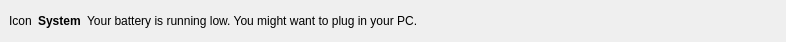
<?xml version="1.0" encoding="UTF-8"?>
<ui version="4.0">
 <class>NotificationDialog</class>
 <widget class="QDialog" name="NotificationDialog">
  <property name="geometry">
   <rect>
    <x>0</x>
    <y>0</y>
    <width>786</width>
    <height>42</height>
   </rect>
  </property>
  <property name="windowTitle">
   <string>NotificationDialog</string>
  </property>
  <property name="windowIcon">
   <iconset theme="theshell" resource="resources.qrc">
    <normaloff>:/icons/icon.svg</normaloff>:/icons/icon.svg</iconset>
  </property>
  <layout class="QHBoxLayout" name="horizontalLayout">
   <property name="spacing">
    <number>6</number>
   </property>
   <property name="leftMargin">
    <number>9</number>
   </property>
   <property name="topMargin">
    <number>9</number>
   </property>
   <property name="rightMargin">
    <number>9</number>
   </property>
   <property name="bottomMargin">
    <number>9</number>
   </property>
   <item>
    <widget class="QLabel" name="label">
     <property name="text">
      <string>Icon</string>
     </property>
    </widget>
   </item>
   <item>
    <widget class="QLabel" name="title">
     <property name="font">
      <font>
       <weight>75</weight>
       <bold>true</bold>
      </font>
     </property>
     <property name="text">
      <string>System</string>
     </property>
     <property name="alignment">
      <set>Qt::AlignLeading|Qt::AlignLeft|Qt::AlignVCenter</set>
     </property>
    </widget>
   </item>
   <item>
    <widget class="QLabel" name="body">
     <property name="sizePolicy">
      <sizepolicy hsizetype="Expanding" vsizetype="Preferred">
       <horstretch>0</horstretch>
       <verstretch>0</verstretch>
      </sizepolicy>
     </property>
     <property name="text">
      <string>Your battery is running low. You might want to plug in your PC.</string>
     </property>
     <property name="wordWrap">
      <bool>true</bool>
     </property>
    </widget>
   </item>
   <item>
    <layout class="QHBoxLayout" name="actionsLayout"/>
   </item>
   <item>
    <widget class="QPushButton" name="pushButton">
     <property name="text">
      <string/>
     </property>
     <property name="icon">
      <iconset theme="window-close">
       <normaloff>.</normaloff>.</iconset>
     </property>
     <property name="flat">
      <bool>true</bool>
     </property>
    </widget>
   </item>
  </layout>
 </widget>
 <resources>
  <include location="resources.qrc"/>
 </resources>
 <connections/>
</ui>
